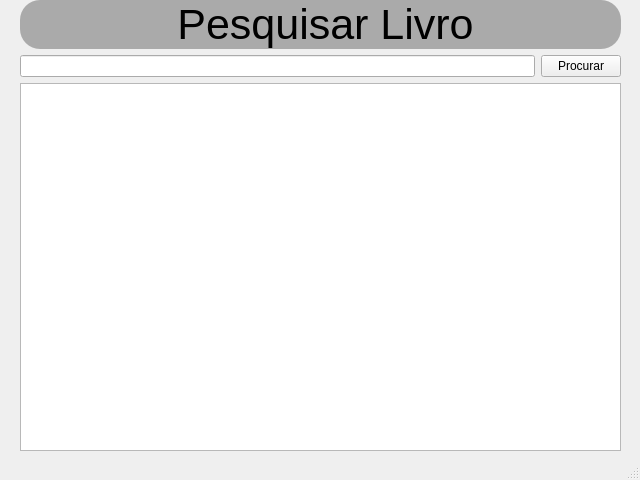
<?xml version="1.0" encoding="UTF-8"?>
<ui version="4.0">
 <class>MainWindow</class>
 <widget class="QMainWindow" name="MainWindow">
  <property name="geometry">
   <rect>
    <x>0</x>
    <y>0</y>
    <width>640</width>
    <height>480</height>
   </rect>
  </property>
  <property name="windowTitle">
   <string>Pesquisar Livro</string>
  </property>
  <property name="windowIcon">
   <iconset>
    <normaloff>../Assets/logo.png</normaloff>../Assets/logo.png</iconset>
  </property>
  <widget class="QWidget" name="centralwidget">
   <widget class="QWidget" name="verticalLayoutWidget">
    <property name="geometry">
     <rect>
      <x>0</x>
      <y>0</y>
      <width>641</width>
      <height>451</height>
     </rect>
    </property>
    <layout class="QVBoxLayout" name="verticalLayout">
     <property name="leftMargin">
      <number>20</number>
     </property>
     <property name="rightMargin">
      <number>20</number>
     </property>
     <item>
      <widget class="QLabel" name="label">
       <property name="font">
        <font>
         <pointsize>32</pointsize>
        </font>
       </property>
       <property name="styleSheet">
        <string notr="true">background-color: rgba(100,100,100,0.5);border-radius: 20px;padding-left:10px;</string>
       </property>
       <property name="text">
        <string>Pesquisar Livro</string>
       </property>
       <property name="alignment">
        <set>Qt::AlignCenter</set>
       </property>
      </widget>
     </item>
     <item>
      <layout class="QHBoxLayout" name="horizontalLayout">
       <item>
        <widget class="QLineEdit" name="input_pesquisa"/>
       </item>
       <item>
        <widget class="QPushButton" name="btn_procurar">
         <property name="text">
          <string>Procurar</string>
         </property>
        </widget>
       </item>
      </layout>
     </item>
     <item>
      <widget class="QListWidget" name="lista_livros_widget"/>
     </item>
    </layout>
   </widget>
  </widget>
  <widget class="QStatusBar" name="statusbar"/>
 </widget>
 <resources/>
 <connections/>
</ui>
